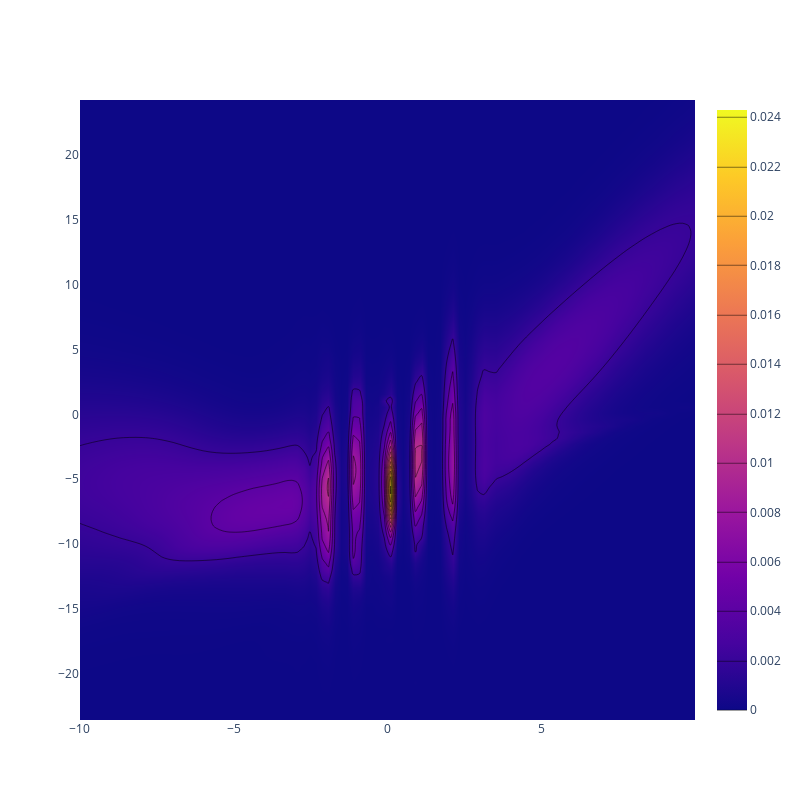

The code cell stored with this chart in its notebook:
### Markdown cell above
# Show what model has learnt

### Code cell
y_maxes = np.max(data_loader.train_y, axis=0)
y_mins = np.min(data_loader.train_y, axis=0)

x_maxes = np.max(data_loader.train_x, axis=0)
x_mins = np.min(data_loader.train_x, axis=0)

y0_grid=np.linspace(y_mins[0],y_maxes[0],100, dtype=np.float32)
x_grid=np.linspace(x_mins[0],x_maxes[0],100, dtype=np.float32)

xx,yy0 = np.meshgrid(x_grid,y0_grid)

prob = model.prob(tf.convert_to_tensor(np.c_[yy0.reshape([-1,1]),np.zeros((yy0.size,1), dtype=np.float32)]),tf.convert_to_tensor(xx.reshape([-1,1])), training=False).numpy()

fig = go.Figure(data =
    go.Contour(
        z=prob.reshape(y0_grid.size,x_grid.size),
        x=x_grid,
        y=y0_grid,        
        contours_coloring='heatmap'
    ))
fig.update_layout(width=800,height=800)
fig.show();

### Figure 1 — Plotly figure (JSON) as saved in the notebook; plotly's stock layout.template omitted (floating-point values rounded to 4 significant figures; data arrays with more than 128 entries replaced by an {"elided": "..."} marker saying what was removed)
{"data": [{"autocontour": true, "contours": {"coloring": "heatmap", "end": 0.024, "size": 0.002, "start": 0}, "type": "contour", "x": [-9.999, -9.797, -9.595, -9.393, -9.191, -8.989, -8.787, -8.585, -8.383, -8.181, -7.979, -7.777, -7.575, -7.373, -7.171, -6.97, -6.768, -6.566, -6.364, -6.162, -5.96, -5.758, -5.556, -5.354, -5.152, -4.95, -4.748, -4.546, -4.344, -4.142, -3.94, -3.738, -3.536, -3.334, -3.133, -2.931, -2.729, -2.527, -2.325, -2.123, -1.921, -1.719, -1.517, -1.315, -1.113, -0.9111, -0.7091, -0.5072, -0.3053, -0.1033, 0.09865, 0.3006, 0.5025, 0.7045, 0.9064, 1.108, 1.31, 1.512, 1.714, 1.916, 2.118, 2.32, 2.522, 2.724, 2.926, 3.128, 3.33, 3.532, 3.734, 3.936, 4.138, 4.34, 4.542, 4.743, 4.945, 5.147, 5.349, 5.551, 5.753, 5.955, 6.157, 6.359, 6.561, 6.763, 6.965, 7.167, 7.369, 7.571, 7.773, 7.975, 8.177, 8.379, 8.58, 8.782, 8.984, 9.186, 9.388, 9.59, 9.792, 9.994], "y": [-23.56, -23.08, -22.6, -22.11, -21.63, -21.15, -20.67, -20.18, -19.7, -19.22, -18.73, -18.25, -17.77, -17.29, -16.8, -16.32, -15.84, -15.36, -14.87, -14.39, -13.91, -13.43, -12.94, -12.46, -11.98, -11.49, -11.01, -10.53, -10.05, -9.564, -9.081, -8.598, -8.116, -7.633, -7.15, -6.668, -6.185, -5.702, -5.22, -4.737, -4.254, -3.772, -3.289, -2.806, -2.324, -1.841, -1.358, -0.8755, -0.3928, 0.08988, 0.5726, 1.055, 1.538, 2.021, 2.503, 2.986, 3.469, 3.951, 4.434, 4.917, 5.399, 5.882, 6.365, 6.847, 7.33, 7.813, 8.296, 8.778, 9.261, 9.744, 10.23, 10.71, 11.19, 11.67, 12.16, 12.64, 13.12, 13.61, 14.09, 14.57, 15.05, 15.54, 16.02, 16.5, 16.98, 17.47, 17.95, 18.43, 18.91, 19.4, 19.88, 20.36, 20.85, 21.33, 21.81, 22.29, 22.78, 23.26, 23.74, 24.22], "z": {"elided": "100x100 float values"}}], "layout": {"height": 800, "width": 800, "xaxis": {"autorange": true, "range": [-9.999, 9.994], "type": "linear"}, "yaxis": {"autorange": true, "range": [-23.56, 24.22], "type": "linear"}}}
